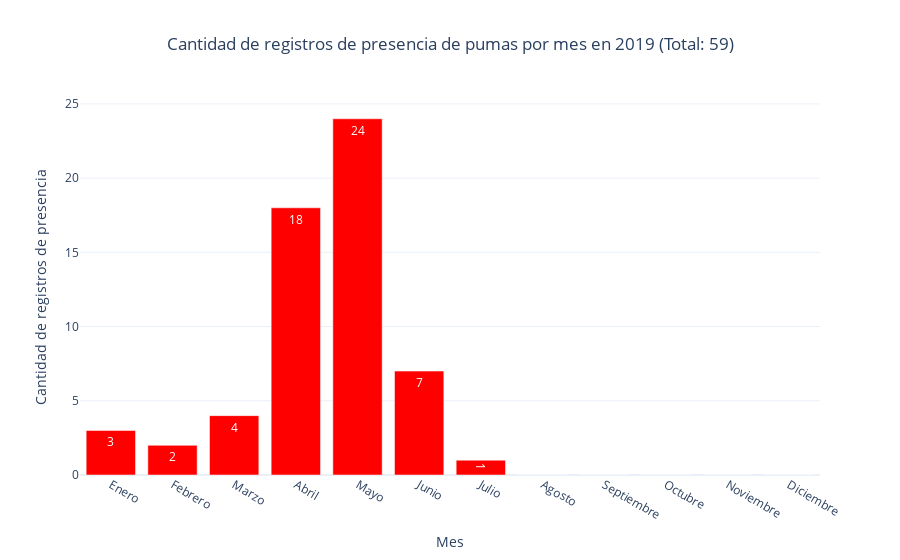

Here is the notebook cell this chart was saved with:
### Markdown cell above
Al igual que los dos gráficos de barras anteriores, este presenta la cantidad de registros de presencia de ocelotes por mes, con los nombres de los meses en español en el eje x y la cantidad de registros en el eje y.
Y es posible observar patrones mensuales que pueden correlacionarse con factores climáticos o comportamentales de la especie.

### Code cell
import pandas as pd
import geopandas as gpd
import plotly.express as px

# Lista de nombres de meses en español
meses_espanol = [
    'Enero', 'Febrero', 'Marzo', 'Abril', 'Mayo', 'Junio',
    'Julio', 'Agosto', 'Septiembre', 'Octubre', 'Noviembre', 'Diciembre'
]

# Lectura del archivo GeoJSON específico de pumas en un GeoDataFrame
gdf_puma = gpd.read_file('registros-presencia-puma.geojson')

# Conversión de 'eventDate' a hilera de texto y luego a formato datetime
gdf_puma['eventDate'] = gdf_puma['eventDate'].astype(str)
gdf_puma['eventDate'] = pd.to_datetime(gdf_puma['eventDate'], errors='coerce')

# Filtrar los datos para el año 2019p
gdf_puma_2019p = gdf_puma[gdf_puma['eventDate'].dt.year == 2019]

# Extracción del mes
gdf_puma_2019p['mes'] = gdf_puma_2019p['eventDate'].dt.month

# Conteo de la cantidad de registros de presencia por mes en 2019p
registros_por_mes_2019p = gdf_puma_2019p.groupby('mes').size().reset_index(name='cantidad')

# Crear un DataFrame con todos los meses del año
todos_los_meses = pd.DataFrame({'mes': range(1, 13)})

# Unir ambos DataFrames para asegurarse de que todos los meses estén presentes
registros_por_mes_2019p = todos_los_meses.merge(registros_por_mes_2019p, on='mes', how='left')
registros_por_mes_2019p['cantidad'] = registros_por_mes_2019p['cantidad'].fillna(0)  # Rellenar NaN con 0

# Agregar la columna con los nombres de los meses en español
registros_por_mes_2019p['mes_nombre'] = registros_por_mes_2019p['mes'].apply(lambda x: meses_espanol[x - 1])

# Crear un gráfico de barras para mostrar la cantidad de observaciones por mes en 2019p
fig = px.bar(
    registros_por_mes_2019p,
    x='mes_nombre',
    y='cantidad',
    title='Cantidad de registros de presencia de pumas por mes en 2019 (Total: 59)',
    labels={'mes_nombre': 'Mes', 'cantidad': 'Cantidad de registros de presencia'},
    text='cantidad',
    color_discrete_sequence=['red']  # Configurar el color de las barras en rojo
)

# Ajustes al gráfico
fig.update_layout(
    xaxis_title='Mes',
    yaxis_title='Cantidad de registros de presencia',
    title_x=0.5,
    template='plotly_white'
)

# Despliegue del gráfico
fig.show()

### Figure 1 — Plotly figure (JSON) as saved in the notebook; plotly's stock layout.template omitted (floating-point values rounded to 4 significant figures)
{"data": [{"alignmentgroup": "True", "hovertemplate": "Mes=%{x}<br>Cantidad de registros de presencia=%{text}<extra></extra>", "legendgroup": "", "marker": {"color": "red", "pattern": {"shape": ""}}, "name": "", "offsetgroup": "", "orientation": "v", "showlegend": false, "text": [3, 2, 4, 18, 24, 7, 1, 0, 0, 0, 0, 0], "textposition": "auto", "type": "bar", "x": ["Enero", "Febrero", "Marzo", "Abril", "Mayo", "Junio", "Julio", "Agosto", "Septiembre", "Octubre", "Noviembre", "Diciembre"], "xaxis": "x", "y": [3, 2, 4, 18, 24, 7, 1, 0, 0, 0, 0, 0], "yaxis": "y"}], "layout": {"barmode": "relative", "legend": {"tracegroupgap": 0}, "title": {"text": "Cantidad de registros de presencia de pumas por mes en 2019 (Total: 59)", "x": 0.5}, "xaxis": {"anchor": "y", "domain": [0, 1], "title": {"text": "Mes"}}, "yaxis": {"anchor": "x", "domain": [0, 1], "title": {"text": "Cantidad de registros de presencia"}}}}
